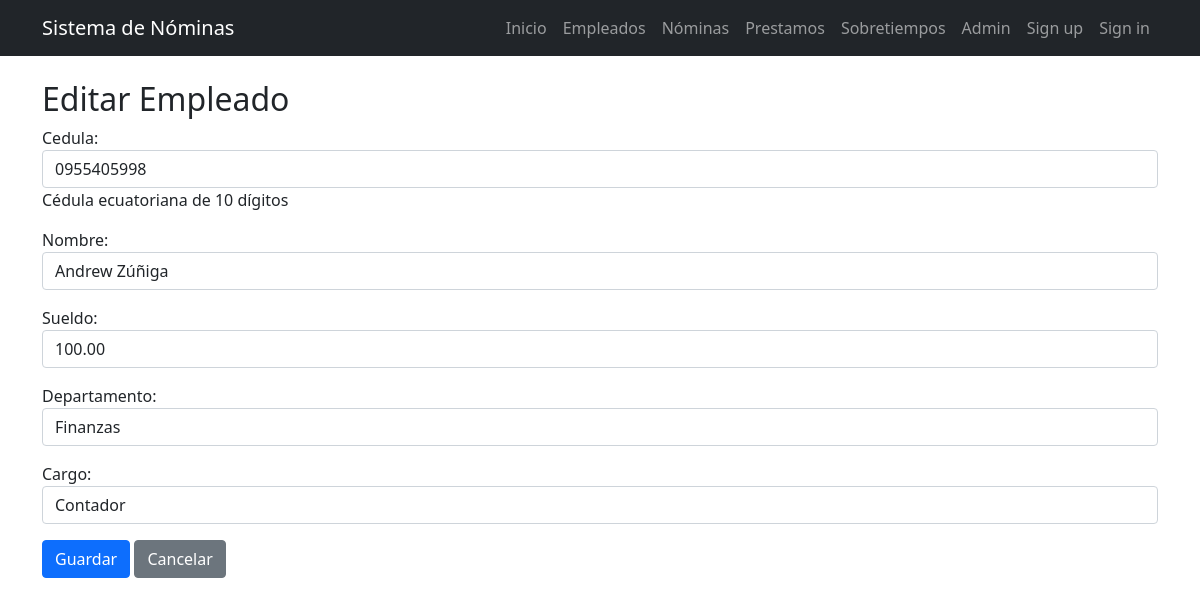
The page /empleados/editar/2/ on the database its author committed.
### nomina/models.py (models this page shows, shortened)
class Empleado(models.Model):
    cedula = models.CharField(
        max_length=10,
        unique=True,
        validators=[
            RegexValidator(
                regex=r'^\d{10}$',
                message='La cédula debe tener exactamente 10 dígitos numéricos.'
            )
        ],
        help_text='Cédula ecuatoriana de 10 dígitos'
    )
    nombre = models.CharField(max_length=100)
    sueldo = models.DecimalField(max_digits=10, decimal_places=2,validators=[MinValueValidator(0, 'El sueldo no puede ser negativo.')])
    departamento = models.CharField(max_length=100)
    cargo = models.CharField(max_length=100)

### nomina/views.py (the view)
# urls.py: path('empleados/editar/<int:pk>/', views.empleado_update, name='empleado_update'),
def empleado_update(request, pk):
    empleado = get_object_or_404(Empleado, pk=pk)
    if request.method == "POST":
        form = EmpleadoForm(request.POST, instance=empleado)
        if form.is_valid():
            form.save()
            messages.success(request, "Empleado actualizado exitosamente.")
            return redirect("empleado_list")
    else:
        form = EmpleadoForm(instance=empleado)
    return render(request, "nomina/empleado_form.html", {"form": form})

### nomina/forms.py
class EmpleadoForm(forms.ModelForm):
    class Meta:
        model = Empleado
        fields = ['cedula', 'nombre', 'sueldo', 'departamento', 'cargo']
        widgets = {
            'cedula': forms.TextInput(attrs={
                'class': 'form-control',
                'pattern': '[0-9]{10}',
                'title': '10 dígitos numéricos',
                'maxlength': '10'
            }),
            'nombre': forms.TextInput(attrs={'class': 'form-control'}),
            'sueldo': forms.NumberInput(attrs={
                'class': 'form-control',
                'min': '0',
                'step': '0.01'
            }),
            'departamento': forms.TextInput(attrs={'class': 'form-control'}),
            'cargo': forms.TextInput(attrs={'class': 'form-control'}),
        }

### nomina/templates/nomina/empleado_form.html (shortened to what this page needs)
{% extends 'nomina/base.html' %}
{% block content %}
<h2>{% if form.instance.pk %}Editar{% else %}Nuevo{% endif %} Empleado</h2>
<form method="post">
    <div class="mb-3">
        {{ form.as_p }}
    </div>
    <button type="submit" class="btn btn-primary">Guardar</button>
    <a href="{% url 'empleado_list' %}" class="btn btn-secondary">Cancelar</a>
</form>
{% endblock %}

### rows shown on the page
Empleado: cedula "0955405998", nombre "Andrew Zúñiga", sueldo "100.00", departamento "Finanzas", cargo "Contador"
